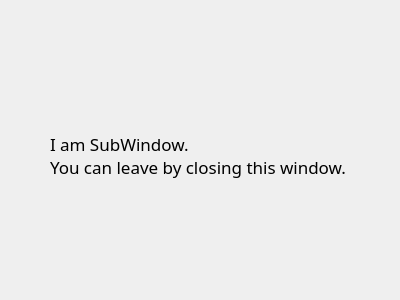
<?xml version="1.0" encoding="UTF-8"?>
<ui version="4.0">
 <class>SubWindow</class>
 <widget class="QDialog" name="SubWindow">
  <property name="geometry">
   <rect>
    <x>0</x>
    <y>0</y>
    <width>400</width>
    <height>300</height>
   </rect>
  </property>
  <property name="font">
   <font>
    <pointsize>8</pointsize>
   </font>
  </property>
  <property name="windowTitle">
   <string>SubWindow</string>
  </property>
  <widget class="QLabel" name="label">
   <property name="geometry">
    <rect>
     <x>50</x>
     <y>110</y>
     <width>301</width>
     <height>91</height>
    </rect>
   </property>
   <property name="font">
    <font>
     <family>微軟正黑體</family>
     <pointsize>13</pointsize>
    </font>
   </property>
   <property name="text">
    <string>I am SubWindow.                                   You can leave by closing this window.</string>
   </property>
   <property name="wordWrap">
    <bool>true</bool>
   </property>
  </widget>
 </widget>
 <resources/>
 <connections/>
</ui>
